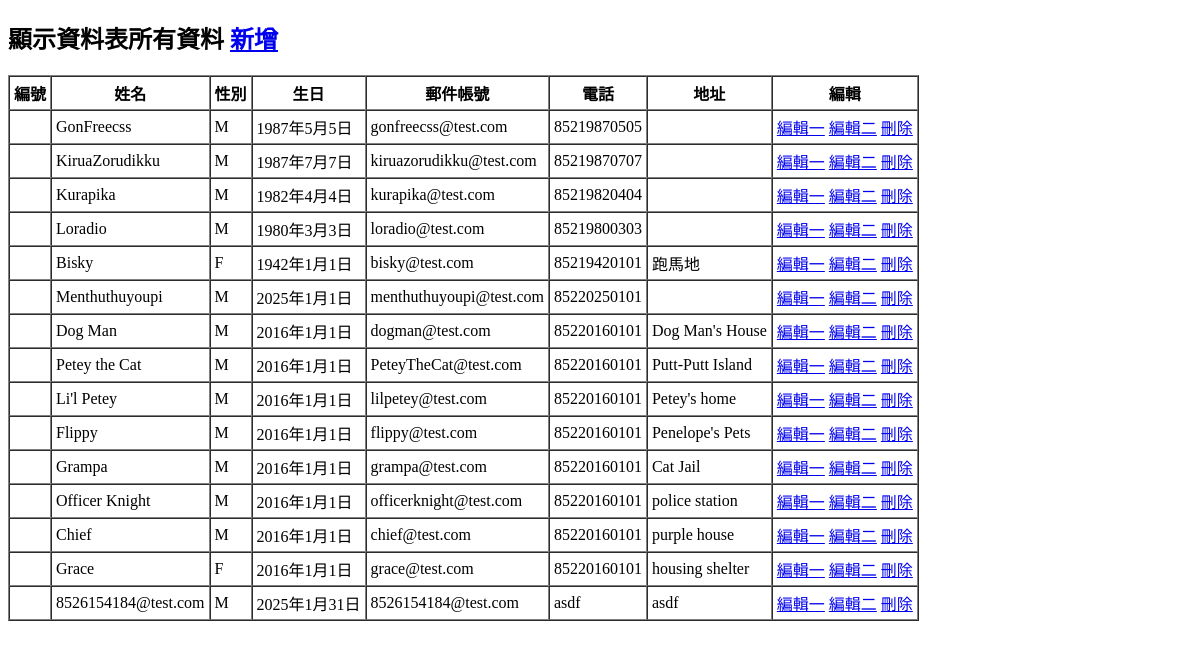
The app's page /index/, older data.
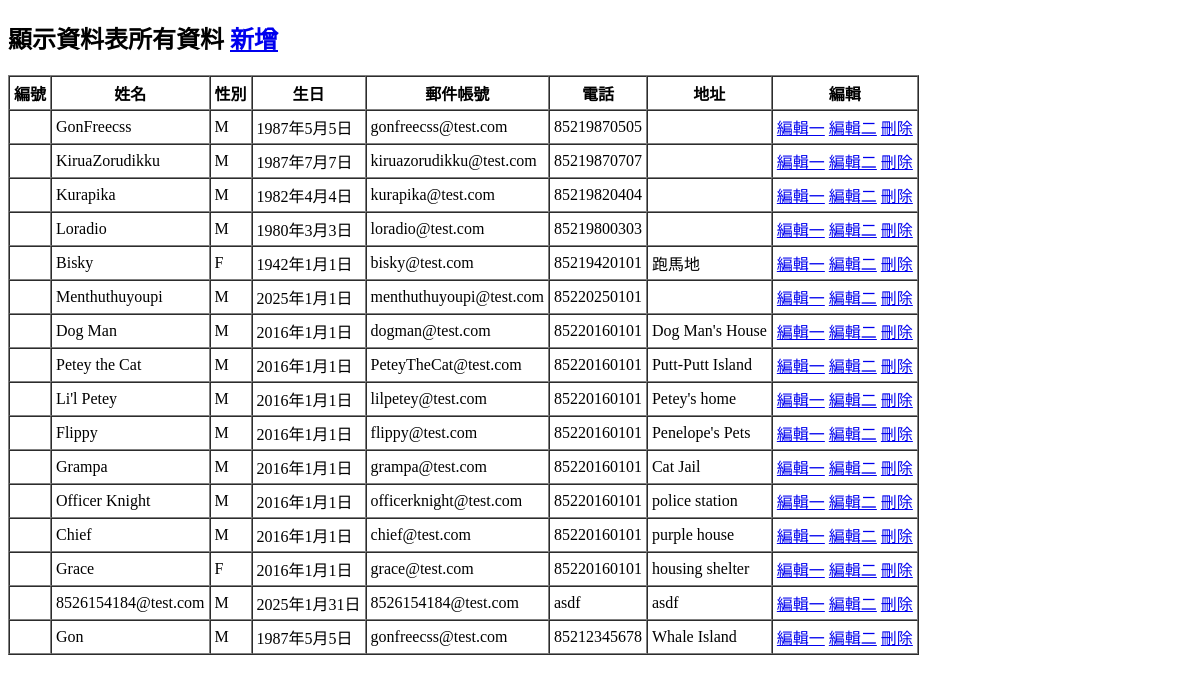
The same page, newer data.
### myapp/models.py (models this page shows, shortened)
class Craftsman(models.Model):
    cId = models.PositiveIntegerField(primary_key=False)
    cName = models.CharField(max_length=20, null=False)
    cSex = models.CharField(max_length=2, default='M', null=False)
    cBirthday = models.DateField(null=False)
    cEmail = models.EmailField(max_length=100, blank=True, default='')
    cPhone = models.CharField(max_length=50, blank=True, default='')
    cAddr = models.CharField(max_length=255, blank=True, default='')

### myapp/views.py (the view)
# urls.py: re_path(r'^index/$', views.index),
def index(request, id=None):
    craftsman = Craftsman.objects.all().order_by('id')
    return render(request, "index.html", locals())

### templates/index.html (shortened to what this page needs)
{% extends "base.html" %}
{% block content %}
<h2>顯示資料表所有資料 <a href="/post1/">新增</a></h2>
<form action="." method="GET" name="form1">
    <table border="1" cellspacing="0" cellpadding="4">
        <tr><th>編號</th><th>姓名</th><th>性別</th><th>生日</th><th>郵件帳號</th>
            <th>電話</th><th>地址</th><th>編輯</th></tr>
        {% for Craftsmans in craftsman %}
        <tr><td >{{unit}}</td><td >{{Craftsmans.cName}}</td><td >{{Craftsmans.cSex}}</td>
        <td>{{Craftsmans.cBirthday}}</td><td>{{Craftsmans.cEmail}}</td><td >{{Craftsmans.cPhone}}</td>
        <td >{{Craftsmans.cAddr}}</td>
            <td>
                <a href="/post1/">編輯一</a>
                <a href="/post1/">編輯二</a>
                <a href="/delete/{{Craftsmans.id}}/">刪除</a>
            </td>
        </tr>
        {% endfor %}
    </table>
</form>
{% endblock %}

Row changes from the older to the newer data that the page shows:
added Craftsman: cName "Gon", cSex "M", cBirthday "1987年5月5日", cEmail "gonfreecss@test.com", cPhone "85212345678", cAddr "Whale Island"
